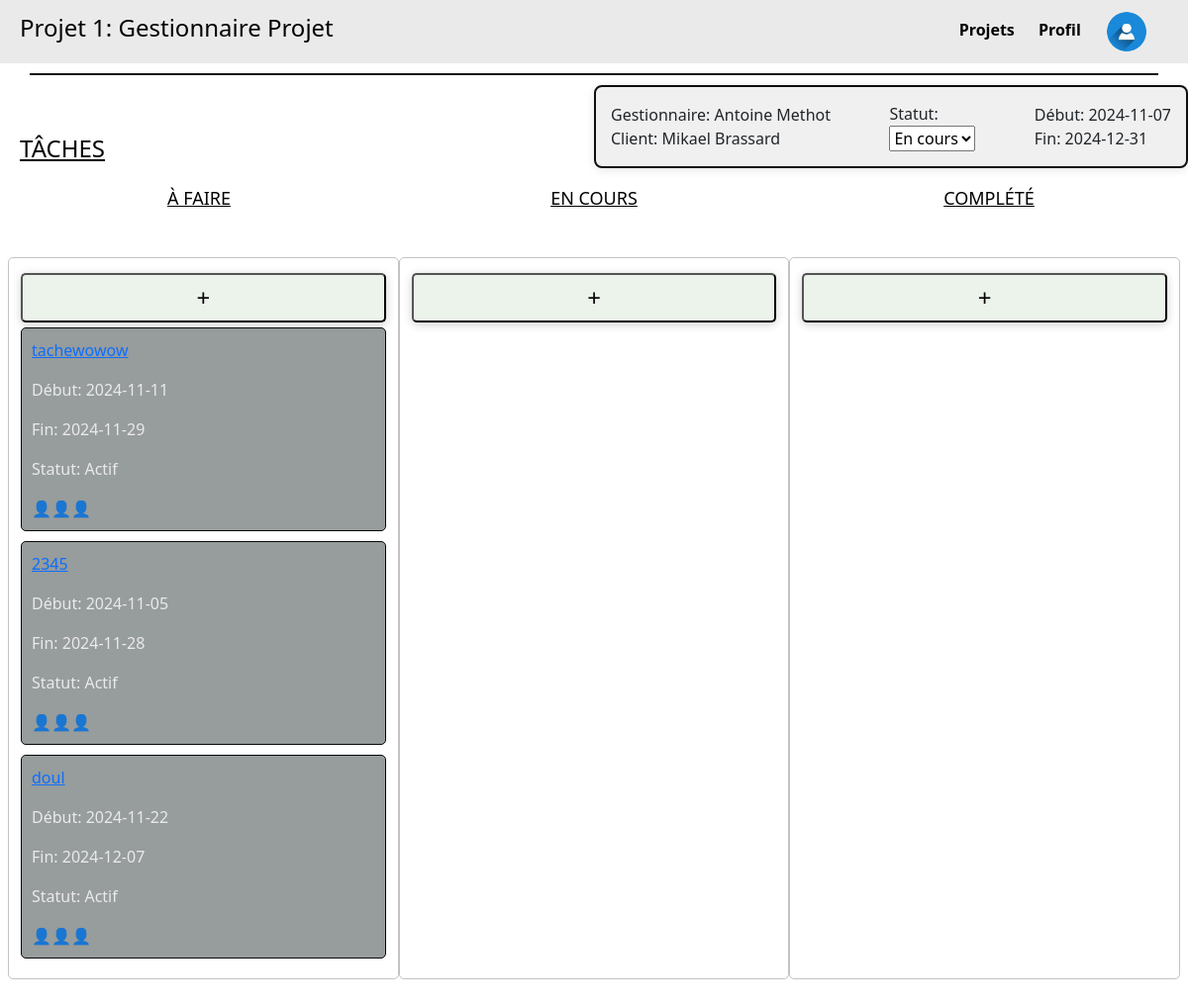
The app's page /projet/1 with its own data.
### tables this page shows
CREATE TABLE Projet_proj (
    proj_id INTEGER PRIMARY KEY,
    proj_clnt_id INTEGER NOT NULL,
    proj_etat_etat INTEGER NOT NULL,
    proj_emp_id INTEGER NOT NULL,
    proj_nom TEXT NOT NULL,
    proj_dateDebut DATE,
    proj_dateFin DATE,
    proj_isTemplate BOOLEAN,
    FOREIGN KEY (proj_clnt_id) REFERENCES Client_clnt(clnt_id),
    FOREIGN KEY (proj_etat_etat) REFERENCES Etat_etat(etat_id),
    FOREIGN KEY (proj_emp_id) REFERENCES Employee_emp(emp_id)
);

CREATE TABLE Tache_tch (
    tch_id INTEGER PRIMARY KEY,
    tch_proj_id INTEGER NOT NULL,
    tch_etat_etat INTEGER NOT NULL,
    tch_parent INTEGER,
    tch_nom TEXT NOT NULL,
    tch_dateDebut DATE,
    tch_dateFin DATE,
    FOREIGN KEY (tch_proj_id) REFERENCES Projet_proj(proj_id),
    FOREIGN KEY (tch_etat_etat) REFERENCES Etat_etat(etat_id),
    FOREIGN KEY (tch_parent) REFERENCES Tache_tch(tch_id)
);

CREATE TABLE Etat_etat (
    etat_id INTEGER PRIMARY KEY,
    etat_nom TEXT NOT NULL
);

### main.py (the view)
@app.route('/projet/<int:id>', methods=['GET'])
def projet(id):
    projet = get_projet_by_id(id)
    if projet is None:
        return "Project not found", 404  # Or render a custom 404 page
    taches = get_taches_by_project(id)
    return render_template('projet.html', projet=projet, taches=taches)

### main.py (called while the page is built)
def get_taches_by_project(proj_id):
    conn = sqlite3.connect(DB)  # Connect to the database
    cursor = conn.cursor()
    query = """
    SELECT
        Tache_tch.tch_id AS id,
        Tache_tch.tch_proj_id AS projet_id,
        Etat_etat.etat_nom AS statut,  -- Get the status name instead of its ID
        Tache_tch.tch_nom AS nom,
        Tache_tch.tch_dateDebut AS dateDebut,
        Tache_tch.tch_dateFin AS dateFin
    FROM Tache_tch
    LEFT JOIN Etat_etat ON Tache_tch.tch_etat_etat = Etat_etat.etat_id  -- Join with the Etat_etat table
    WHERE Tache_tch.tch_proj_id = ? AND Tache_tch.tch_parent IS NULL;
    """
    cursor.execute(query, (proj_id,))
    taches = cursor.fetchall()
    conn.close()
    return taches

### templates/projet.html (shortened to what this page needs)
<!DOCTYPE html>
<html lang="fr">
  <head>
    <link rel="stylesheet" href="/static/css/style.css" />
    <link
      href="https://cdn.jsdelivr.net/npm/bootstrap@5.3.3/dist/css/bootstrap.min.css"
      rel="stylesheet"
    />
  </head>
  <body>
    <div class="header">
      <h4>{{ projet[4] }}</h4>
      <div class="menu">
        <a href="{{ url_for('listeProjets') }}" class="highlight-link"
          >Projets</a
        >
        <a href="{{ url_for('profil') }}" class="highlight-link">Profil</a>
        <a href="#" class="user-icon">
          <img
            src="../static/images/icon_utiliateur.jpg"
            alt="User Icon"
            width="40"
            height="40"
          />
        </a>
      </div>
    </div>
    <div class="divider"></div>
    <h4 class="taches">TÂCHES</h4>
    <div class="project-details">
      <div class="part1">
        <p>Gestionnaire: {{ projet[8] }}</p>
        <p>Client: {{ projet[7] }}</p>
      </div>
      <div class="part2">
        <label for="status">Statut:</label>
        <select id="status">
          <option value="en_cours">En cours</option>
        </select>
      </div>
      <div class="part3">
        <p>Début: {{ projet[5] }}</p>
        <p>Fin: {{ projet[6] }}</p>
      </div>
    </div>
    <div class="task-status">
      <h4 class="A_faire">À FAIRE</h4>
      <h4 class="en_cours">EN COURS</h4>
      <h4 class="complete">COMPLÉTÉ</h4>
    </div>
    <div class="tasks-container row">
      <div
        class="column col-12 col-md-4"
        ondrop="drop(event)"
        ondragover="allowDrop(event)"
      >
        <button class="add-button" onclick="showTaskForm()">+</button>
        {% for tache in taches %}
        <div
          class="task"
          id="task{{ tache[0] }}"
          draggable="true"
          ondragstart="drag(event)"
        >
          <a href="{{ url_for('tache', proj_id=projet[0], task_id=tache[0]) }}">
            <p>{{ tache[3] }}</p>
          </a>
          <p>Début: {{ tache[4] }}</p>
          <p>Fin: {{ tache[5] }}</p>
          <p>Statut: {{ tache[2] }}</p>
          <div class="icons">👤👤👤</div>
        </div>
        {% endfor %}
      </div>
      <div
        class="column col-12 col-md-4"
        ondrop="drop(event)"
        ondragover="allowDrop(event)"
      >
        <button class="add-button" onclick="showTaskForm()">+</button>
      </div>
      <div
        class="column col-12 col-md-4"
        ondrop="drop(event)"
        ondragover="allowDrop(event)"
      >
        <button class="add-button" onclick="showTaskForm()">+</button>
      </div>
    </div>
  </body>
</html>

### static/css/style.css (style rules this page uses)
body { font-family: Arial, sans-serif; margin: 0; padding: 0; background: #eaeaea; background-size: cover; }
.header { display: flex; justify-content: space-between; align-items: center; background-color: #eaeaea; padding: 10px 20px; color: #030303; }
.divider { width: 95%; height: 2px; background-color: #0c0e0c; margin: 10px auto; }
.taches { position: absolute; left: 20px; margin-top: 50px; text-decoration: underline; color: #030303; }
.add-button { width: 100%; height: 50px; background-color: #ebf3eb; color: rgb(7, 6, 6); font-size: 24px; border-radius: 5px; cursor: pointer; margin-top: 5px; box-shadow: 0 2px 10px rgba(0, 0, 0, 0.2); margin-bottom: 5px; }
.highlight-link { position: relative; text-decoration: none; color: #a80c67; padding: 5px 0; }
.menu a { margin-right: 20px; text-decoration: none; color: #020202; font-weight: bold; }
.user-icon { display: inline-block; font-size: 20px; border: 2px solid transparent; background-color: transparent; border-radius: 50%; margin-top: auto; vertical-align: middle; border-radius: 100%; overflow: hidden; margin: 0; padding: 0; }
.project-details { top: 20px; right: 20px; width: 90%; margin-left: auto; max-width: 600px; background-color: #f0f0f0; border: 2px solid #0f0f0f; border-radius: 8px; padding: 15px; box-shadow: 0 2px 10px rgba(3, 3, 3, 0.1); display: flex; justify-content: space-between; align-items: center; }
.part1, .part2, .part3 { display: flex; flex-direction: column; }
.part1 p, .part2 p, .part3 p { margin: 0; }
.column { width: 100%; background-color: transparent; padding: 10px; border: 1px solid #c5c2c2; border-radius: 5px; margin-bottom: 20px; }
.task { background-color: #979c9c; padding: 10px; margin-bottom: 10px; border-radius: 5px; border: 1px solid #080808; color: #eaeaea; }
.icons { display: flex; justify-content: flex-start; }
.task-status { display: flex; justify-content: space-evenly; margin-bottom: 20px; flex-wrap: wrap; }
.A_faire, .en_cours, .complete { margin-top: 20px; font-size: 18px; color: #020202; text-decoration: underline; text-align: center; width: 100%; }
@media (min-width: 576px) { .A_faire, .en_cours, .complete { width: auto; } }
.tasks-container { display: flex; flex-wrap: wrap; justify-content: space-between; padding: 20px; }
@media (min-width: 768px) { .A_faire, .en_cours, .complete { width: 33%; } }
.task { background-color: #979c9c; padding: 10px; margin-bottom: 10px; border-radius: 5px; border: 1px solid #080808; color: #eaeaea; cursor: move; }

### records on screen
Projet_proj: proj_nom "Projet 1: Gestionnaire Projet", proj_dateDebut "2024-11-07", proj_dateFin "2024-12-31"
Tache_tch: tch_nom "tachewowow", tch_dateDebut "2024-11-11", tch_dateFin "2024-11-29", etat_nom "Actif"
Tache_tch: tch_nom "2345", tch_dateDebut "2024-11-05", tch_dateFin "2024-11-28", etat_nom "Actif"
Tache_tch: tch_nom "doul", tch_dateDebut "2024-11-22", tch_dateFin "2024-12-07", etat_nom "Actif"

### other values on screen
{{ projet[8] }} "Antoine Methot"
{{ projet[7] }} "Mikael Brassard"
